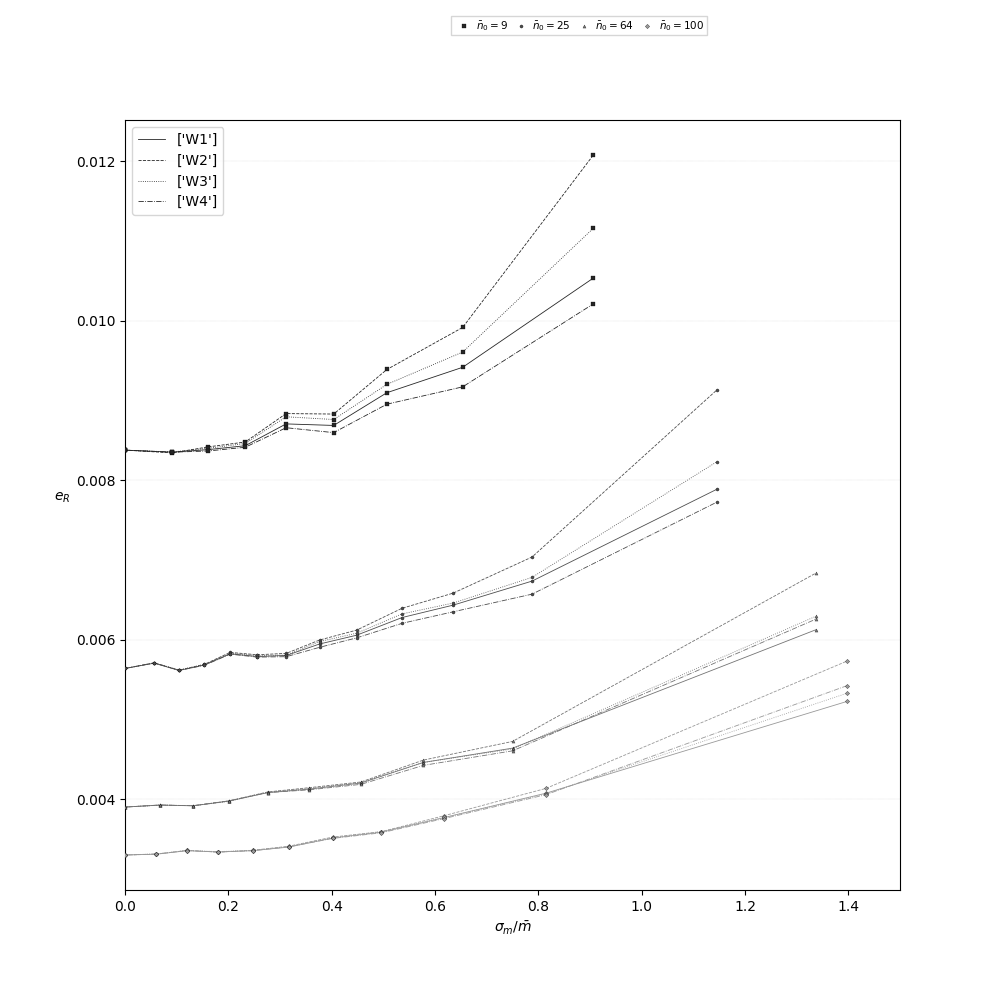

This chart was generated by the following Python code:
import numpy as np 
import pandas as pd
import os 
import matplotlib.pyplot as plt
from scipy.stats import norm

'''
INFO: Figure follows the labeling of non-uniform mass method 
      consistent with the article, which is different to the id 
      used in the code.
'''

basedir = os.path.join( os.getcwd(), 'gpkdeout' )

sims = [
    {
        'outdir': 'NMR3',
        'last'  : -2,
        'npart' : 25200
    },
    {
        'outdir': 'NMR5',
        'last'  : -2,
        'npart' : 70000
    },
    {
        'outdir': 'NMR8',
        'last'  : -2,
        'npart' : 179200
    },
    {
        'outdir': 'NMR10',
        'last'  : -1,
        'npart' : 280000
    },
]


fig = plt.figure(figsize=(10,10))
ax  = fig.add_subplot(111)

scalpha  = 1
scsz     = 5
markers  = ['s','o','^','D', '*']
colors   = [3*[0.15],3*[0.3],3*[0.45],3*[0.6], 3*[0.75]]
lw       = 0.6
labe     = ['9', '25', '64', '100']
ls       = ['-','--',':', '-.']
wfslabel = [1, 2, 3, 4] # the labels for the non-uniform mass method in the article
wfs      = [2, 1, 0, 3] # the id for selecting said method in the program 
NREL     = 10 
ERRORCOL = 'errors'

FHANDLER = []
FLABEL   = []
for disi, si in enumerate(sims):
    for iwf, wf in enumerate(wfs):
        NCOUNT = 0
        for nr in range(NREL):
            try:
                data  = np.load( os.path.join( basedir, si['outdir'], 'postdataRMSE.nr.'+str(nr)+'.wf.'+str(wf)+'.npz' ) )
                NCOUNT += 1
            except:
                break
            if nr==0:
                sumerrorbased = data[ERRORCOL]
                sumxdatabased = data['std']/data['meanmass']
            else:
                sumerrorbased += data[ERRORCOL]
                sumxdatabased += data['std']/data['meanmass']
        avgerrorbased = sumerrorbased/NCOUNT
        avgxdata      = sumxdatabased/NCOUNT
        if iwf == 0:
            ax.scatter(avgxdata[:si['last']], avgerrorbased[:si['last']], label='$\\bar{n}_{0}='+labe[disi]+'$',  linewidth=0.2, facecolor=colors[disi], edgecolor='k', marker=markers[disi], s=scsz, zorder=3, alpha=scalpha)
            ahd = ax.plot(   avgxdata[:si['last']], avgerrorbased[:si['last']], zorder=1, linewidth=lw, color=colors[disi], linestyle=ls[iwf])
            FHANDLER.append(ahd)
            FLABEL.append( ['W'+str(wfslabel[iwf])])
        else:
            ax.scatter(avgxdata[:si['last']], avgerrorbased[:si['last']], linewidth=0.2, facecolor=colors[disi], edgecolor='k', marker=markers[disi], s=scsz, zorder=3, alpha=scalpha)
            ahd = ax.plot(   avgxdata[:si['last']], avgerrorbased[:si['last']], zorder=1, linewidth=lw, color=colors[disi], linestyle=ls[iwf])
            FHANDLER.append(ahd)
            FLABEL.append( ['W'+str(wfslabel[iwf])])


tx    = 0.9
ty    = 0.9
xlims = [0., 1.5 ]
ylims = [5e-2,3e-1]
ax.set_xlim(xlims)
ax.set_ylabel('$e_R$', rotation=0, labelpad=10)
ax.grid(axis='y',linewidth=0.3,linestyle=':',color=3*[0.5],alpha=0.5, which='both', zorder=0)
ax.set_xlabel('$\\sigma_m/\\bar{m}$')

fig.legend(
    ncol=4,
    loc='upper center',
    bbox_to_anchor=(0.579,0.989),
    fontsize=7.5,fancybox=False,
    handletextpad=0.1,borderpad=0.25,columnspacing=0.25
)


ax.legend(
        [
            FHANDLER[0][0],
            FHANDLER[1][0],
            FHANDLER[2][0],
            FHANDLER[3][0],
        ],
        [
            FLABEL[0],
            FLABEL[1],
            FLABEL[2],
            FLABEL[3],
        ],
        ncol=1,
        loc='upper left',
    )

plt.savefig( 'figure_errormass.png' )
